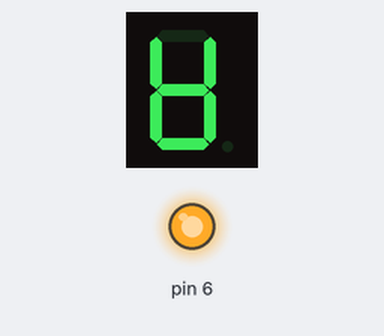
Recording of a sketch running on a simulated Arduino Uno, built with avr-gcc and run on an emulated ATmega328P. Shown: 1-digit seven-segment display, output pins drawn as LEDs (lit = HIGH). Wiring (inferred from the names in the program): 1-digit 7-segment display, segments lit when LOW: segments pin 13, pin 12, pin 11, pin 10, pin 7, pin 9, pin 8. The segment pins are drawn as the display they are named for; pins used as bus, display or sensor lines are not drawn.

Above: at 0.1 s.
At 3.1 s:
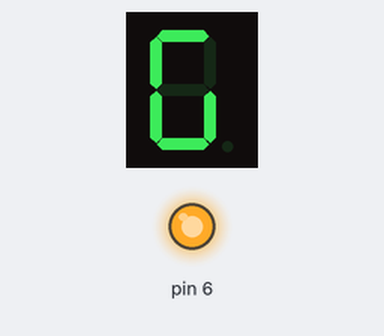
At 5.1 s:
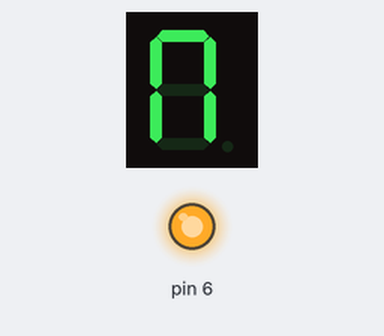
At 10.1 s:
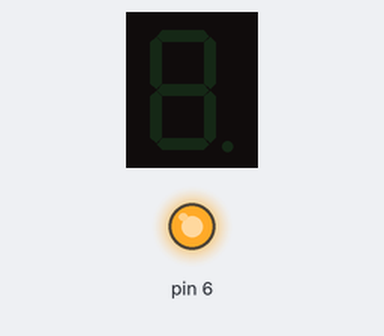
Timing chart, 0 to 11.6 s (numbered marks = the images above):
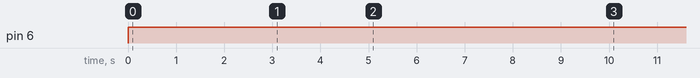

Measured:
- by itself, pin 6: LOW → HIGH at 0.00 s
- by itself, everything shown: repeats every 11.0 s, in 11 steps
- what the display in image 1 shows lasts 1.0 s, from 3.0 s to 4.0 s

The sketch:

7_Segment_Count.ino
```cpp
int a=13;
int b=12;
int c=11;
int d=10;
int f=9;
int g=8;
int e=7;

//digitalWrite(a, HIGH);
//digitalWrite(b, HIGH);
//digitalWrite(c, HIGH);
//digitalWrite(d, HIGH);
//digitalWrite(e, HIGH);
//digitalWrite(f, HIGH);
//digitalWrite(g, HIGH);
//delay(1000);

//digitalWrite(a, LOW);
//digitalWrite(b, LOW);
//digitalWrite(c, LOW);
//digitalWrite(d, LOW);
//digitalWrite(e, LOW);
//digitalWrite(f, LOW);
//digitalWrite(g, LOW);
//delay(1000);


void setup() {
  pinMode(13, OUTPUT);
  pinMode(12, OUTPUT);
  pinMode(11, OUTPUT);
  pinMode(10, OUTPUT);
  pinMode(9, OUTPUT);
  pinMode(8, OUTPUT);
  pinMode(7, OUTPUT);
  pinMode(6, OUTPUT);
}

void loop() {
  // put your main code here, to run repeatedly:
digitalWrite(6, HIGH);

// 0
digitalWrite(a, HIGH);
digitalWrite(b, LOW);
digitalWrite(c, LOW);
digitalWrite(d, LOW);
digitalWrite(e, LOW);
digitalWrite(f, LOW);
digitalWrite(g, LOW);
delay(1000);

// 1
digitalWrite(a, HIGH);
digitalWrite(b, HIGH);
digitalWrite(c, HIGH);
digitalWrite(d, LOW);
digitalWrite(e, LOW);
digitalWrite(f, HIGH);
digitalWrite(g, HIGH);
delay(1000);

// 2
digitalWrite(a, LOW);
digitalWrite(b, HIGH);
digitalWrite(c, LOW);
digitalWrite(d, LOW);
digitalWrite(e, HIGH);
digitalWrite(f, LOW);
digitalWrite(g, LOW);
delay(1000);

// 3
digitalWrite(a, LOW);
digitalWrite(b, HIGH);
digitalWrite(c, LOW);
digitalWrite(d, LOW);
digitalWrite(e, LOW);
digitalWrite(f, LOW);
digitalWrite(g, HIGH);
delay(1000);

// 4
digitalWrite(a, LOW);
digitalWrite(b, LOW);
digitalWrite(c, HIGH);
digitalWrite(d, LOW);
digitalWrite(e, LOW);
digitalWrite(f, HIGH);
digitalWrite(g, HIGH);
delay(1000);

// 5
digitalWrite(a, LOW);
digitalWrite(b, LOW);
digitalWrite(c, LOW);
digitalWrite(d, HIGH);
digitalWrite(e, LOW);
digitalWrite(f, LOW);
digitalWrite(g, HIGH);
delay(1000);

// 6
digitalWrite(a, LOW);
digitalWrite(b, LOW);
digitalWrite(c, LOW);
digitalWrite(d, HIGH);
digitalWrite(e, LOW);
digitalWrite(f, LOW);
digitalWrite(g, LOW);
delay(1000);

// 7
digitalWrite(a, HIGH);
digitalWrite(b, HIGH);
digitalWrite(c, LOW);
digitalWrite(d, LOW);
digitalWrite(e, LOW);
digitalWrite(f, HIGH);
digitalWrite(g, HIGH);
delay(1000);

// 8
digitalWrite(a, LOW);
digitalWrite(b, LOW);
digitalWrite(c, LOW);
digitalWrite(d, LOW);
digitalWrite(e, LOW);
digitalWrite(f, LOW);
digitalWrite(g, LOW);
delay(1000);

// 9
digitalWrite(a, LOW);
digitalWrite(b, LOW);
digitalWrite(c, LOW);
digitalWrite(d, LOW);
digitalWrite(e, LOW);
digitalWrite(f, LOW);
digitalWrite(g, HIGH);
delay(1000);

// FINAL OFF DELAY
digitalWrite(a, HIGH);
digitalWrite(b, HIGH);
digitalWrite(c, HIGH);
digitalWrite(d, HIGH);
digitalWrite(e, HIGH);
digitalWrite(f, HIGH);
digitalWrite(g, HIGH);
delay(1000);
}
```
